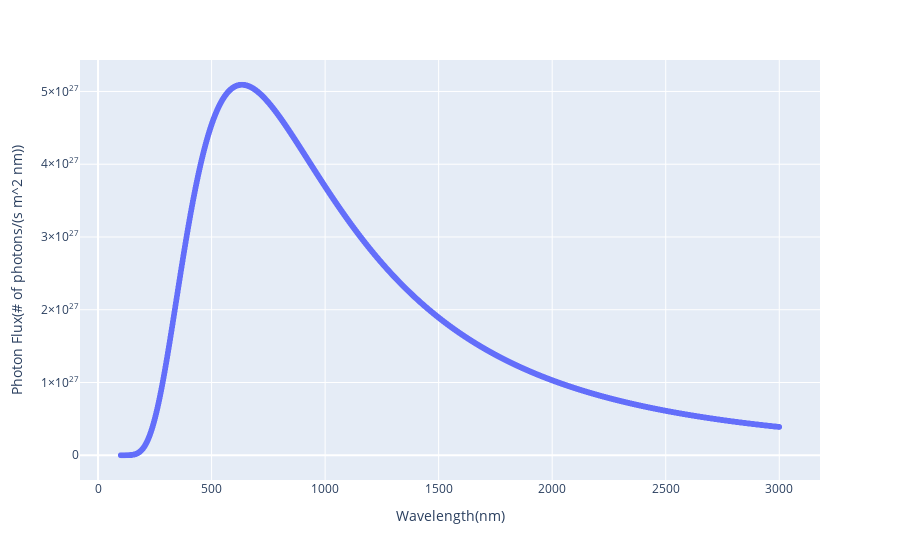

The cell this chart's notebook holds for it:
### Markdown cell above
Photon flux versus photon wavelength:

### Code cell
flux_wavelength_df = irradiance_wavelength_df.\
  rename(columns = {'Irradiance(W/(m^2 nm))': 'Photon Flux(# of photons/(s m^2 nm))'})

flux_wavelength_df['Photon Flux(# of photons/(s m^2 nm))'] = \
  flux_wavelength_df['Photon Flux(# of photons/(s m^2 nm))']*flux_wavelength_df['Wavelength(nm)']*1/(q*qm.h*c)
#deviding by q because because there's an extra multiplication by q in the irradiance_wavelength function so as to make the units for that have SI units in the numerator

scatter(flux_wavelength_df, x = "Wavelength(nm)", y = 'Photon Flux(# of photons/(s m^2 nm))')

### Figure 1 — Plotly figure (JSON) as saved in the notebook; plotly's stock layout.template omitted (floating-point values rounded to 4 significant figures; data arrays with more than 128 entries replaced by an {"elided": "..."} marker saying what was removed)
{"data": [{"hovertemplate": "Wavelength(nm)=%{x}<br>Photon Flux(# of photons/(s m^2 nm))=%{y}<extra></extra>", "legendgroup": "", "marker": {"color": "#636efa", "symbol": "circle"}, "mode": "markers", "name": "", "showlegend": false, "x": {"elided": "2900 float values"}, "xaxis": "x", "y": {"elided": "2900 float values"}, "yaxis": "y", "type": "scattergl"}], "layout": {"xaxis": {"anchor": "y", "domain": [0.0, 1.0], "title": {"text": "Wavelength(nm)"}}, "yaxis": {"anchor": "x", "domain": [0.0, 1.0], "title": {"text": "Photon Flux(# of photons/(s m^2 nm))"}}, "legend": {"tracegroupgap": 0}, "margin": {"t": 60}}}
